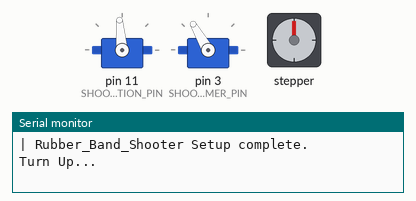
The sketch below on a simulated Arduino Uno, built with avr-gcc and run on an emulated ATmega328P. Shown: 2 × servo, stepper motor, the last lines printed to the serial monitor. Stepper angles assume 2048 steps per turn.

Above: at 0.1 s.
At 3.6 s:
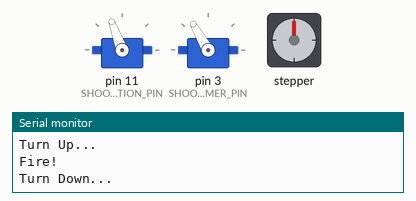
At 10.1 s:
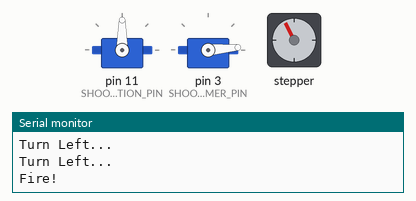
At 17.7 s:
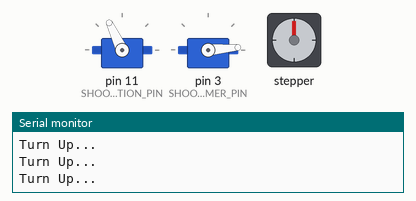
At 26.4 s:
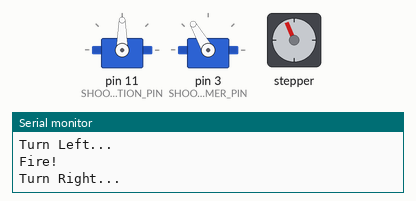
At 36.4 s:
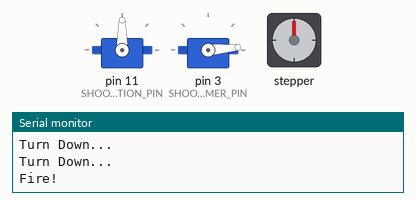
Timing chart, 0 to 40.0 s (numbered marks = the images above):
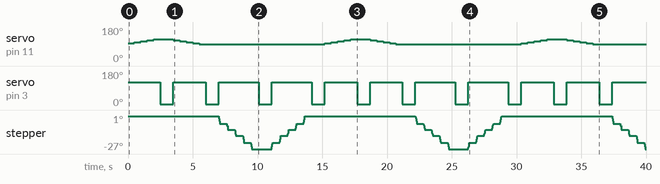

Measured:
- by itself, servo on pin 3 (SHOOTER_HAMMER_PIN): repeats every 15.2 s: 120° 2.5 s, 2 × (5° 1.0 s, 120° 3.1 s), 5° 1.0 s, 120° 2.5 s, 5° 1.0 s
- by itself, servo on pin 11 (SHOOTER_ELEVATION_PIN): repeats every 15.2 s: 105° 0.50 s, 110° 0.50 s, 115° 1.5 s, 110° 0.50 s, 105° 0.50 s, 100° 0.50 s, 95° 0.50 s, 90° 9.7 s, 95° 0.50 s, 100° 0.50 s

The sketch:

Exercise_Device.ino
```cpp
#include "Rubber_Band_Shooter.h"

#define SERIAL_BAUD_RATE 19200

#define SHOOTER_HAMMER_PIN      3 ///<The pin to use to control the hammer servo.
#define SHOOTER_ELEVATION_PIN   11 ///<The pin to use to control the hammer servo.

Rubber_Band_Shooter * shooter;///<This is the class used to interface rubber band shooter

void setup() {
  // Setup the debug serial port
  Serial.begin(SERIAL_BAUD_RATE);
  while (!Serial) {
    ; // wait for serial port to connect. Needed for native USB port only
  }

  shooter = new Rubber_Band_Shooter(SHOOTER_HAMMER_PIN, SHOOTER_ELEVATION_PIN);

}

void loop() {

  for(int i=0;i<5;i++){
    Serial.println(F("Turn Up..."));
    shooter->turn_up();
    delay(500);
  }

  shooter->fire();
  Serial.println(F("Fire!"));

  for(int i=0;i<5;i++){
    Serial.println(F("Turn Down..."));
    shooter->turn_down();
    delay(500);
  }

  Serial.println(F("Fire!"));
  shooter->fire();

  for(int i=0;i<5;i++){
    Serial.println(F("Turn Left..."));
    shooter->turn_left();
    delay(500);
  }

  Serial.println(F("Fire!"));
  shooter->fire();

  for(int i=0;i<5;i++){
    Serial.println(F("Turn Right..."));
    shooter->turn_right();
    delay(500);
  }

  shooter->fire();

}
```

Rubber_Band_Shooter.cpp
```cpp
/*!
 * @file Rubber_Band_Shooter.cpp
 *
 * This class handles operation of all servos for a pan/tilt/fire rubber band servo system.
 *
 */
#include "Rubber_Band_Shooter.h"

/*!
 * Fire the rubber band
 */
void Rubber_Band_Shooter::fire() {
  hammer.write(map(FIRE_HAMMER_POSITION,0,180,MIN_PULSE_WIDTH,MAX_PULSE_WIDTH));  //fiiiirrrre!
  delay(1000);  //wait a second for the servo to get there
  hammer.write(map(ARMED_HAMMER_POSITION,0,180,MIN_PULSE_WIDTH,MAX_PULSE_WIDTH));  //ready to load again
}

/*!
 * increase the elevation by one increment
 */
void Rubber_Band_Shooter::turn_up() {
  //move in positive direction
  elevation_command_position = elevation_command_position + ELEVATION_POSITION_INCREMENT;
  if(elevation_command_position > (ELEVATION_CENTER_POSITION + ELEVATION_MOVEMENT_RANGE) ){
    elevation_command_position = (ELEVATION_CENTER_POSITION + ELEVATION_MOVEMENT_RANGE);
    Serial.print(F("|Fixing elevation out-of-range elevation input!"));Serial.println(elevation_command_position);
  }

  elevation.write(map(elevation_command_position,0,180,MIN_PULSE_WIDTH,MAX_PULSE_WIDTH));
}

/*!
 * decrease the elevation by one increment
 */
void Rubber_Band_Shooter::turn_down() {
  //move in positive direction
  elevation_command_position = elevation_command_position - ELEVATION_POSITION_INCREMENT;
  if(elevation_command_position < (ELEVATION_CENTER_POSITION - ELEVATION_MOVEMENT_RANGE) )
    elevation_command_position = (ELEVATION_CENTER_POSITION - ELEVATION_MOVEMENT_RANGE);

  elevation.write(map(elevation_command_position,0,180,MIN_PULSE_WIDTH,MAX_PULSE_WIDTH));
}

/*!
 * turn clockwise by one increment
 */
void Rubber_Band_Shooter::turn_right(){
  int step_distance = BASE_STEP_INCREMENT * BASE_STEPS_PER_DEGREE;
  small_stepper->setSpeed(BASE_MAX_SPEED);
  small_stepper->step(step_distance);// Rotate CW
  delay(MAX_BLOCKING_DELAY);
}

/*!
 * turn counterclockwise by one increment
 */
void Rubber_Band_Shooter::turn_left(){
  int step_distance = -1 * BASE_STEP_INCREMENT * BASE_STEPS_PER_DEGREE;
  small_stepper->setSpeed(BASE_MAX_SPEED); //Max is 500
  small_stepper->step(step_distance);// Rotate CCW
  delay(MAX_BLOCKING_DELAY);
}


/*!
 * Constructor
 */
Rubber_Band_Shooter::Rubber_Band_Shooter(){
  Rubber_Band_Shooter(HAMMER_PIN, ELEVATION_PIN);
}


/*!
 * Constructor with pin specifier
 *
 * @param hammer_pin
 *        The pin on which the hammer servo is driven
 * @param elevation_pin
 *        The pin on which the elevation servo is driven
 */
Rubber_Band_Shooter::Rubber_Band_Shooter(unsigned char hammer_pin, unsigned char elevation_pin){

  elevation_command_position = ELEVATION_CENTER_POSITION;
  elevation.attach(elevation_pin);  // attaches the servo on pin 9 to the servo object
  hammer.write(map(elevation_command_position,0,180,MIN_PULSE_WIDTH,MAX_PULSE_WIDTH));

  hammer.attach(hammer_pin);
  hammer.write(map(ARMED_HAMMER_POSITION,0,180,MIN_PULSE_WIDTH,MAX_PULSE_WIDTH));

  small_stepper = new Stepper(STEPS_PER_REV, 2, 6, 10, 7);

  Serial.println(F("| Rubber_Band_Shooter Setup complete."));
}
```

Rubber_Band_Shooter.h
```cpp
/*!
 * @file Rubber_Band_Shooter.h
 *
 * @brief This class controls the Rubber Band Shooter PTZ.
*/

#ifndef RUBBER_BAND_SHOOTER_H
#define RUBBER_BAND_SHOOTER_H

#include <Arduino.h>
#include <ServoTimer2.h>
#include "Stepper.h"

////////////// Serial and Debug Definitions //////////////
/*! @def MAX_BLOCKING_DELAY
 * Max delay in ms for the rubber band shooter internal logic*/
#define MAX_BLOCKING_DELAY 5


////////////// Servo Control Definitions //////////////
/*! @def ARMED_HAMMER_POSITION
 * Armed hammer position, in degrees
 * hammer servo - SG90 micro servo
 * fire direction = positive (travel is 0-180deg)*/
#define ARMED_HAMMER_POSITION 120
/*! @def FIRE_HAMMER_POSITION
 * Fire hammer position, in degrees*/
#define FIRE_HAMMER_POSITION 5
/*! @def HAMMER_PIN
 * must be a PWM pin*/
#define HAMMER_PIN 3


/*! @def ELEVATION_CENTER_POSITION
 * center position for elevation, in degrees
 * up = positive (travel is 0-180deg)
 */
#define ELEVATION_CENTER_POSITION 90
/*! @def ELEVATION_MOVEMENT_RANGE
 * elevation can move plus or minus this many degrees*/
#define ELEVATION_MOVEMENT_RANGE  30
/*! @def ELEVATION_PIN
 * pin to drive elevation servo-must be a PWM pin*/
#define ELEVATION_PIN 11
/*! @def ELEVATION_POSITION_INCREMENT
 * degrees per up or down command step*/
#define ELEVATION_POSITION_INCREMENT 5

/*! @def STEPS_PER_REV
 * Base (azimuth) stepper motor (z-down, so CW is positive)
 * Unlimited travel
 * Number of steps per internal motor shaft revolution
 * 2048 steps = 1 internal shaft revolution*/
#define STEPS_PER_REV  32
/*! @def BASE_STEP_INCREMENT
 * degrees per increment*/
#define BASE_STEP_INCREMENT 5
/*! @def BASE_STEPS_PER_DEGREE
 * roughly - 2048/360 = 5.6889*/
#define BASE_STEPS_PER_DEGREE 6
/*! @def BASE_MAX_SPEED
 * max increments per second*/
#define BASE_MAX_SPEED 500

/*!
 * @class Rubber_Band_Shooter
 *
 * @brief Handles all arduino functions to control movement of rubber band shooter.
 *
 */
class Rubber_Band_Shooter{
private:
  ServoTimer2 hammer;
  ServoTimer2 elevation;  // create servo object to control a servo
  int elevation_command_position;
  Stepper * small_stepper;

public:
  Rubber_Band_Shooter();
  Rubber_Band_Shooter(unsigned char hammer_pin, unsigned char elevation_pin);
  void fire();
  void turn_up();
  void turn_down();
  void turn_right();
  void turn_left();
};

#endif
```
